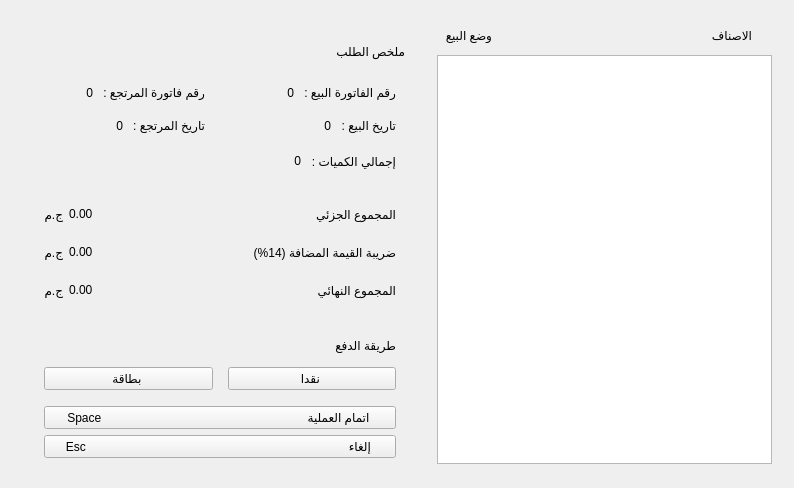
         <widget class="QWidget" name="widget" native="true">
          <layout class="QHBoxLayout" name="horizontalLayout_26">
           <property name="spacing">
            <number>15</number>
           </property>
           <property name="leftMargin">
            <number>20</number>
           </property>
           <property name="topMargin">
            <number>20</number>
           </property>
           <property name="rightMargin">
            <number>20</number>
           </property>
           <property name="bottomMargin">
            <number>20</number>
           </property>
           <item>
            <widget class="QWidget" name="actiondetails" native="true">
             <property name="minimumSize">
              <size>
               <width>400</width>
               <height>0</height>
              </size>
             </property>
             <property name="maximumSize">
              <size>
               <width>400</width>
               <height>16777215</height>
              </size>
             </property>
             <layout class="QVBoxLayout" name="verticalLayout_26">
              <property name="spacing">
               <number>0</number>
              </property>
              <property name="leftMargin">
               <number>15</number>
              </property>
              <property name="topMargin">
               <number>6</number>
              </property>
              <property name="rightMargin">
               <number>15</number>
              </property>
              <property name="bottomMargin">
               <number>0</number>
              </property>
              <item>
               <widget class="QWidget" name="widget_26" native="true">
                <property name="minimumSize">
                 <size>
                  <width>0</width>
                  <height>50</height>
                 </size>
                </property>
                <property name="maximumSize">
                 <size>
                  <width>16777215</width>
                  <height>50</height>
                 </size>
                </property>
                <layout class="QHBoxLayout" name="horizontalLayout_28">
                 <property name="topMargin">
                  <number>6</number>
                 </property>
                 <property name="rightMargin">
                  <number>0</number>
                 </property>
                 <property name="bottomMargin">
                  <number>6</number>
                 </property>
                 <item>
                  <widget class="QLabel" name="actionlbldetails">
                   <property name="text">
                    <string>ملخص الطلب</string>
                   </property>
                  </widget>
                 </item>
                </layout>
               </widget>
              </item>
              <item>
               <widget class="QWidget" name="actiondetails1" native="true">
                <layout class="QVBoxLayout" name="verticalLayout_27">
                 <property name="spacing">
                  <number>0</number>
                 </property>
                 <property name="leftMargin">
                  <number>0</number>
                 </property>
                 <property name="topMargin">
                  <number>0</number>
                 </property>
                 <property name="rightMargin">
                  <number>0</number>
                 </property>
                 <property name="bottomMargin">
                  <number>15</number>
                 </property>
                 <item>
                  <widget class="QWidget" name="widget_30" native="true">
                   <property name="layoutDirection">
                    <enum>Qt::LayoutDirection::RightToLeft</enum>
                   </property>
                   <layout class="QHBoxLayout" name="horizontalLayout_29">
                    <property name="spacing">
                     <number>0</number>
                    </property>
                    <property name="leftMargin">
                     <number>0</number>
                    </property>
                    <property name="topMargin">
                     <number>0</number>
                    </property>
                    <property name="rightMargin">
                     <number>0</number>
                    </property>
                    <property name="bottomMargin">
                     <number>0</number>
                    </property>
                    <item>
                     <widget class="QWidget" name="widget_32" native="true">
                      <layout class="QHBoxLayout" name="horizontalLayout_31">
                       <property name="spacing">
                        <number>10</number>
                       </property>
                       <item>
                        <widget class="QLabel" name="actionnumsale">
                         <property name="sizePolicy">
                          <sizepolicy hsizetype="Fixed" vsizetype="Preferred">
                           <horstretch>0</horstretch>
                           <verstretch>0</verstretch>
                          </sizepolicy>
                         </property>
                         <property name="layoutDirection">
                          <enum>Qt::LayoutDirection::LeftToRight</enum>
                         </property>
                         <property name="text">
                          <string>رقم الفاتورة البيع :</string>
                         </property>
                        </widget>
                       </item>
                       <item>
                        <widget class="QLabel" name="actionvaluesale">
                         <property name="layoutDirection">
                          <enum>Qt::LayoutDirection::RightToLeft</enum>
                         </property>
                         <property name="text">
                          <string>0</string>
                         </property>
                         <property name="alignment">
                          <set>Qt::AlignmentFlag::AlignRight|Qt::AlignmentFlag::AlignTrailing|Qt::AlignmentFlag::AlignVCenter</set>
                         </property>
                        </widget>
                       </item>
                      </layout>
                     </widget>
                    </item>
                    <item>
                     <widget class="QWidget" name="actionwidgetreturnnum" native="true">
                      <layout class="QHBoxLayout" name="horizontalLayout_35">
                       <property name="spacing">
                        <number>10</number>
                       </property>
                       <property name="rightMargin">
                        <number>15</number>
                       </property>
                       <item>
                        <widget class="QLabel" name="actionnumreturn">
                         <property name="sizePolicy">
                          <sizepolicy hsizetype="Fixed" vsizetype="Preferred">
                           <horstretch>0</horstretch>
                           <verstretch>0</verstretch>
                          </sizepolicy>
                         </property>
                         <property name="text">
                          <string>رقم فاتورة المرتجع :</string>
                         </property>
                        </widget>
                       </item>
                       <item>
                        <widget class="QLabel" name="actionvaluereturn">
                         <property name="text">
                          <string>0</string>
                         </property>
                         <property name="alignment">
                          <set>Qt::AlignmentFlag::AlignRight|Qt::AlignmentFlag::AlignTrailing|Qt::AlignmentFlag::AlignVCenter</set>
                         </property>
                        </widget>
                       </item>
                      </layout>
                     </widget>
                    </item>
                   </layout>
                  </widget>
                 </item>
                 <item>
                  <widget class="QWidget" name="widget_31" native="true">
                   <layout class="QHBoxLayout" name="horizontalLayout_30">
                    <property name="spacing">
                     <number>0</number>
                    </property>
                    <property name="leftMargin">
                     <number>0</number>
                    </property>
                    <property name="topMargin">
                     <number>0</number>
                    </property>
                    <property name="rightMargin">
                     <number>0</number>
                    </property>
                    <property name="bottomMargin">
                     <number>0</number>
                    </property>
                    <item>
                     <widget class="QWidget" name="actionwidgetreturndate" native="true">
                      <layout class="QHBoxLayout" name="horizontalLayout_36">
                       <property name="spacing">
                        <number>10</number>
                       </property>
                       <property name="rightMargin">
                        <number>15</number>
                       </property>
                       <item>
                        <widget class="QLabel" name="actiondatereturn">
                         <property name="text">
                          <string>0</string>
                         </property>
                         <property name="alignment">
                          <set>Qt::AlignmentFlag::AlignRight|Qt::AlignmentFlag::AlignTrailing|Qt::AlignmentFlag::AlignVCenter</set>
                         </property>
                        </widget>
                       </item>
                       <item>
                        <widget class="QLabel" name="actionlbldatereturn">
                         <property name="sizePolicy">
                          <sizepolicy hsizetype="Fixed" vsizetype="Preferred">
                           <horstretch>0</horstretch>
                           <verstretch>0</verstretch>
                          </sizepolicy>
                         </property>
                         <property name="text">
                          <string>تاريخ المرتجع :</string>
                         </property>
                        </widget>
                       </item>
                      </layout>
                     </widget>
                    </item>
                    <item>
                     <widget class="QWidget" name="widget_34" native="true">
                      <layout class="QHBoxLayout" name="horizontalLayout_34">
                       <property name="spacing">
                        <number>10</number>
                       </property>
                       <item>
                        <widget class="QLabel" name="actiondatesale">
                         <property name="text">
                          <string>0</string>
                         </property>
                         <property name="alignment">
                          <set>Qt::AlignmentFlag::AlignRight|Qt::AlignmentFlag::AlignTrailing|Qt::AlignmentFlag::AlignVCenter</set>
                         </property>
                        </widget>
                       </item>
                       <item>
                        <widget class="QLabel" name="actionlbldatesale">
                         <property name="sizePolicy">
                          <sizepolicy hsizetype="Fixed" vsizetype="Preferred">
                           <horstretch>0</horstretch>
                           <verstretch>0</verstretch>
                          </sizepolicy>
                         </property>
                         <property name="text">
                          <string>تاريخ البيع :</string>
                         </property>
                        </widget>
                       </item>
                      </layout>
                     </widget>
                    </item>
                   </layout>
                  </widget>
                 </item>
                 <item>
                  <widget class="QWidget" name="widget_38" native="true">
                   <layout class="QHBoxLayout" name="horizontalLayout_37">
                    <property name="spacing">
                     <number>10</number>
                    </property>
                    <item>
                     <spacer name="horizontalSpacer_17">
                      <property name="orientation">
                       <enum>Qt::Orientation::Horizontal</enum>
                      </property>
                      <property name="sizeHint" stdset="0">
                       <size>
                        <width>40</width>
                        <height>20</height>
                       </size>
                      </property>
                     </spacer>
                    </item>
                    <item>
                     <widget class="QLabel" name="actionvalequantity">
                      <property name="text">
                       <string>0</string>
                      </property>
                      <property name="alignment">
                       <set>Qt::AlignmentFlag::AlignRight|Qt::AlignmentFlag::AlignTrailing|Qt::AlignmentFlag::AlignVCenter</set>
                      </property>
                     </widget>
                    </item>
                    <item>
                     <widget class="QLabel" name="actionquantity">
                      <property name="sizePolicy">
                       <sizepolicy hsizetype="Fixed" vsizetype="Preferred">
                        <horstretch>0</horstretch>
                        <verstretch>0</verstretch>
                       </sizepolicy>
                      </property>
                      <property name="text">
                       <string>إجمالي الكميات :</string>
                      </property>
                     </widget>
                    </item>
                   </layout>
                  </widget>
                 </item>
                </layout>
               </widget>
              </item>
              <item>
               <widget class="QWidget" name="actiondetails2" native="true">
                <layout class="QVBoxLayout" name="verticalLayout_28">
                 <property name="spacing">
                  <number>0</number>
                 </property>
                 <property name="leftMargin">
                  <number>0</number>
                 </property>
                 <property name="topMargin">
                  <number>0</number>
                 </property>
                 <property name="rightMargin">
                  <number>0</number>
                 </property>
                 <property name="bottomMargin">
                  <number>0</number>
                 </property>
                 <item>
                  <widget class="QWidget" name="widget_39" native="true">
                   <layout class="QHBoxLayout" name="horizontalLayout_38">
                    <item>
                     <widget class="QLabel" name="actionpoundsubtotal">
                      <property name="text">
                       <string>ج.م</string>
                      </property>
                     </widget>
                    </item>
                    <item>
                     <widget class="QLabel" name="actionvaluesubtotal">
                      <property name="sizePolicy">
                       <sizepolicy hsizetype="Preferred" vsizetype="Preferred">
                        <horstretch>0</horstretch>
                        <verstretch>0</verstretch>
                       </sizepolicy>
                      </property>
                      <property name="text">
                       <string>0.00</string>
                      </property>
                     </widget>
                    </item>
                    <item>
                     <spacer name="horizontalSpacer_11">
                      <property name="orientation">
                       <enum>Qt::Orientation::Horizontal</enum>
                      </property>
                      <property name="sizeHint" stdset="0">
                       <size>
                        <width>40</width>
                        <height>20</height>
                       </size>
                      </property>
                     </spacer>
                    </item>
                    <item>
                     <widget class="QLabel" name="actionsubtotal">
                      <property name="text">
                       <string>المجموع الجزئي</string>
                      </property>
                     </widget>
                    </item>
                   </layout>
                  </widget>
                 </item>
                 <item>
                  <widget class="QWidget" name="actiondetailstax" native="true">
                   <layout class="QHBoxLayout" name="horizontalLayout_39">
                    <item>
                     <widget class="QLabel" name="actionpoundtax">
                      <property name="text">
                       <string>ج.م</string>
                      </property>
                     </widget>
                    </item>
                    <item>
                     <widget class="QLabel" name="actionvaluetax">
                      <property name="sizePolicy">
                       <sizepolicy hsizetype="Preferred" vsizetype="Preferred">
                        <horstretch>0</horstretch>
                        <verstretch>0</verstretch>
                       </sizepolicy>
                      </property>
                      <property name="text">
                       <string>0.00</string>
                      </property>
                     </widget>
                    </item>
                    <item>
                     <spacer name="horizontalSpacer_12">
                      <property name="orientation">
                       <enum>Qt::Orientation::Horizontal</enum>
                      </property>
                      <property name="sizeHint" stdset="0">
                       <size>
                        <width>40</width>
                        <height>20</height>
                       </size>
                      </property>
                     </spacer>
                    </item>
                    <item>
                     <widget class="QLabel" name="actiontax">
                      <property name="text">
                       <string>ضريبة القيمة المضافة (14%)</string>
                      </property>
                     </widget>
                    </item>
                   </layout>
                  </widget>
                 </item>
                 <item>
                  <widget class="QWidget" name="widget_40" native="true">
                   <layout class="QHBoxLayout" name="horizontalLayout_40">
                    <property name="bottomMargin">
                     <number>13</number>
                    </property>
                    <item>
                     <widget class="QLabel" name="actionpoundtotal">
                      <property name="text">
                       <string>ج.م</string>
                      </property>
                     </widget>
                    </item>
                    <item>
                     <widget class="QLabel" name="actionvaluetotal">
                      <property name="text">
                       <string>0.00</string>
                      </property>
                     </widget>
                    </item>
                    <item>
                     <spacer name="horizontalSpacer_13">
                      <property name="orientation">
                       <enum>Qt::Orientation::Horizontal</enum>
                      </property>
                      <property name="sizeHint" stdset="0">
                       <size>
                        <width>40</width>
                        <height>20</height>
                       </size>
                      </property>
                     </spacer>
                    </item>
                    <item>
                     <widget class="QLabel" name="actiontotal">
                      <property name="text">
                       <string>المجموع النهائي</string>
                      </property>
                     </widget>
                    </item>
                   </layout>
                  </widget>
                 </item>
                </layout>
               </widget>
              </item>
              <item>
               <widget class="QWidget" name="widget_29" native="true">
                <layout class="QVBoxLayout" name="verticalLayout_29">
                 <property name="topMargin">
                  <number>25</number>
                 </property>
                 <property name="bottomMargin">
                  <number>10</number>
                 </property>
                 <item>
                  <widget class="QLabel" name="actionpay">
                   <property name="text">
                    <string>طريقة الدفع</string>
                   </property>
                  </widget>
                 </item>
                 <item>
                  <widget class="QWidget" name="widget_42" native="true">
                   <layout class="QHBoxLayout" name="horizontalLayout_41">
                    <property name="spacing">
                     <number>15</number>
                    </property>
                    <property name="leftMargin">
                     <number>0</number>
                    </property>
                    <property name="topMargin">
                     <number>8</number>
                    </property>
                    <property name="rightMargin">
                     <number>0</number>
                    </property>
                    <property name="bottomMargin">
                     <number>10</number>
                    </property>
                    <item>
                     <widget class="QPushButton" name="actionbtnvisa">
                      <property name="layoutDirection">
                       <enum>Qt::LayoutDirection::RightToLeft</enum>
                      </property>
                      <property name="autoFillBackground">
                       <bool>false</bool>
                      </property>
                      <property name="text">
                       <string>بطاقة </string>
                      </property>
                      <property name="icon">
                       <iconset>
                        <normaloff>icons/credit-card3.svg</normaloff>icons/credit-card3.svg</iconset>
                      </property>
                      <property name="checkable">
                       <bool>true</bool>
                      </property>
                     </widget>
                    </item>
                    <item>
                     <widget class="QPushButton" name="actionbtncash">
                      <property name="layoutDirection">
                       <enum>Qt::LayoutDirection::RightToLeft</enum>
                      </property>
                      <property name="text">
                       <string>نقدا </string>
                      </property>
                      <property name="icon">
                       <iconset>
                        <normaloff>icons/cash2.svg</normaloff>icons/cash2.svg</iconset>
                      </property>
                      <property name="checkable">
                       <bool>true</bool>
                      </property>
                     </widget>
                    </item>
                   </layout>
                  </widget>
                 </item>
                 <item>
                  <widget class="QPushButton" name="actionbtndone">
                   <property name="layoutDirection">
                    <enum>Qt::LayoutDirection::RightToLeft</enum>
                   </property>
                   <property name="text">
                    <string>Space                                                              اتمام العملية </string>
                   </property>
                   <property name="icon">
                    <iconset>
                     <normaloff>icons/circle-check.svg</normaloff>icons/circle-check.svg</iconset>
                   </property>
                   <property name="shortcut">
                    <string>Space</string>
                   </property>
                   <property name="checkable">
                    <bool>true</bool>
                   </property>
                  </widget>
                 </item>
                 <item>
                  <widget class="QPushButton" name="actionbtncancel">
                   <property name="layoutDirection">
                    <enum>Qt::LayoutDirection::RightToLeft</enum>
                   </property>
                   <property name="text">
                    <string>Esc                                                                               إلغاء </string>
                   </property>
                   <property name="icon">
                    <iconset>
                     <normaloff>icons/x.svg</normaloff>icons/x.svg</iconset>
                   </property>
                   <property name="iconSize">
                    <size>
                     <width>12</width>
                     <height>12</height>
                    </size>
                   </property>
                   <property name="shortcut">
                    <string>Esc</string>
                   </property>
                   <property name="checkable">
                    <bool>true</bool>
                   </property>
                  </widget>
                 </item>
                </layout>
               </widget>
              </item>
             </layout>
            </widget>
           </item>
           <item>
            <widget class="QWidget" name="actiontablewid" native="true">
             <layout class="QVBoxLayout" name="verticalLayout_25">
              <property name="spacing">
               <number>0</number>
              </property>
              <property name="leftMargin">
               <number>2</number>
              </property>
              <property name="topMargin">
               <number>0</number>
              </property>
              <property name="rightMargin">
               <number>2</number>
              </property>
              <property name="bottomMargin">
               <number>4</number>
              </property>
              <item>
               <widget class="QWidget" name="widget_25" native="true">
                <property name="sizePolicy">
                 <sizepolicy hsizetype="Preferred" vsizetype="Fixed">
                  <horstretch>0</horstretch>
                  <verstretch>0</verstretch>
                 </sizepolicy>
                </property>
                <property name="minimumSize">
                 <size>
                  <width>0</width>
                  <height>0</height>
                 </size>
                </property>
                <property name="maximumSize">
                 <size>
                  <width>16777215</width>
                  <height>16777215</height>
                 </size>
                </property>
                <layout class="QHBoxLayout" name="horizontalLayout_27">
                 <property name="leftMargin">
                  <number>6</number>
                 </property>
                 <property name="topMargin">
                  <number>6</number>
                 </property>
                 <property name="rightMargin">
                  <number>20</number>
                 </property>
                 <item>
                  <widget class="QLabel" name="actionmode">
                   <property name="sizePolicy">
                    <sizepolicy hsizetype="Fixed" vsizetype="Fixed">
                     <horstretch>0</horstretch>
                     <verstretch>0</verstretch>
                    </sizepolicy>
                   </property>
                   <property name="text">
                    <string>وضع البيع</string>
                   </property>
                  </widget>
                 </item>
                 <item>
                  <spacer name="horizontalSpacer_10">
                   <property name="orientation">
                    <enum>Qt::Orientation::Horizontal</enum>
                   </property>
                   <property name="sizeHint" stdset="0">
                    <size>
                     <width>213</width>
                     <height>20</height>
                    </size>
                   </property>
                  </spacer>
                 </item>
                 <item>
                  <widget class="QLabel" name="actionlbltable">
                   <property name="sizePolicy">
                    <sizepolicy hsizetype="Fixed" vsizetype="Fixed">
                     <horstretch>0</horstretch>
                     <verstretch>0</verstretch>
                    </sizepolicy>
                   </property>
                   <property name="text">
                    <string>الاصناف</string>
                   </property>
                  </widget>
                 </item>
                </layout>
               </widget>
              </item>
              <item>
               <widget class="QWidget" name="actionbacktable" native="true">
                <layout class="QVBoxLayout" name="verticalLayout_31">
                 <property name="spacing">
                  <number>0</number>
                 </property>
                 <property name="leftMargin">
                  <number>0</number>
                 </property>
                 <property name="topMargin">
                  <number>0</number>
                 </property>
                 <property name="rightMargin">
                  <number>0</number>
                 </property>
                 <property name="bottomMargin">
                  <number>0</number>
                 </property>
                 <item>
                  <widget class="QTableView" name="actiontable">
                   <property name="layoutDirection">
                    <enum>Qt::LayoutDirection::RightToLeft</enum>
                   </property>
                  </widget>
                 </item>
                </layout>
               </widget>
              </item>
             </layout>
            </widget>
           </item>
          </layout>
         </widget>
